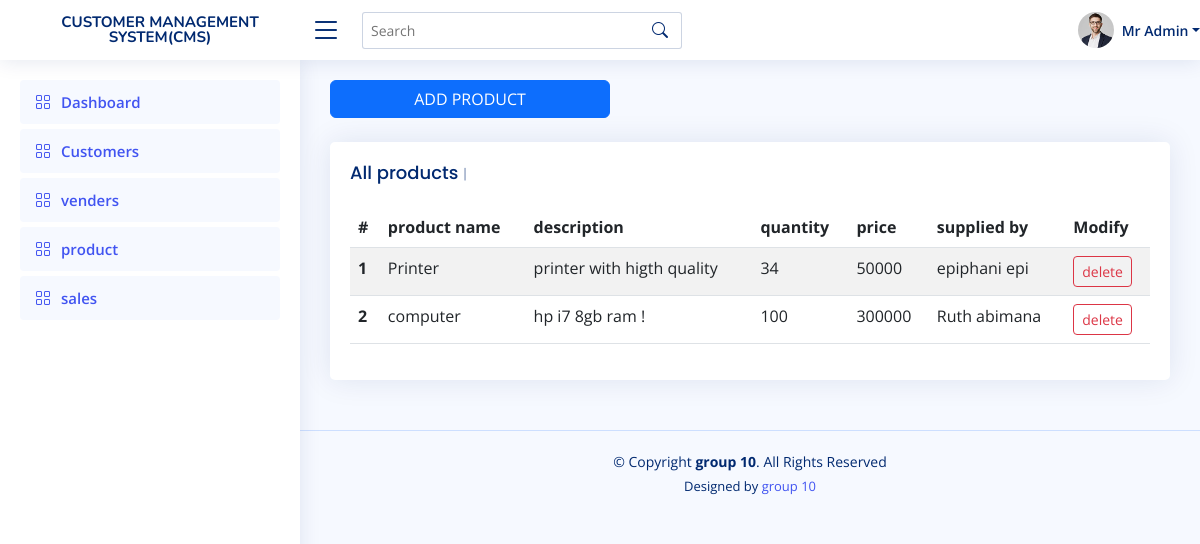
The page /product.php on the database its author committed.
### tables this page shows
CREATE TABLE `product` (
  `p_id` int(11) NOT NULL,
  `p_name` varchar(20) NOT NULL,
  `decription` varchar(100) NOT NULL,
  `quantity` varchar(20) NOT NULL,
  `price` varchar(20) NOT NULL,
  `vid` int(11) NOT NULL
);

CREATE TABLE `venders` (
  `v_id` int(11) NOT NULL,
  `v_fname` varchar(20) NOT NULL,
  `v_lname` varchar(20) NOT NULL,
  `v_phone` varchar(20) NOT NULL,
  `v_gender` varchar(10) NOT NULL,
  `addres` varchar(20) NOT NULL
);

### product.php (the view, shortened to what this page needs)
<!DOCTYPE html>
<html lang="en">
<head>
  <link href="assets/vendor/bootstrap/css/bootstrap.min.css" rel="stylesheet">
  <link href="assets/vendor/bootstrap-icons/bootstrap-icons.css" rel="stylesheet">
  <link href="assets/vendor/boxicons/css/boxicons.min.css" rel="stylesheet">
  <link href="assets/vendor/quill/quill.snow.css" rel="stylesheet">
  <link href="assets/vendor/quill/quill.bubble.css" rel="stylesheet">
  <link href="assets/vendor/remixicon/remixicon.css" rel="stylesheet">
  <link href="assets/vendor/simple-datatables/style.css" rel="stylesheet">
  <link href="assets/css/style.css" rel="stylesheet">
</head>
<body>
   <?php
        include './includes/header.php';
        include './includes/aside.php';
?>
  <main id="main" class="main">
    <section class="section">
      <div class="row">
        <div class="col-lg-12">
              <button type="button" class="btn btn-primary col-4" data-bs-toggle="modal" data-bs-target="#disabledAnimation">
                ADD PRODUCT
              </button>
              <br>
              <div class="col-12">
                <br>
                <div class="card recent-sales overflow-auto">
                  <div class="card-body">
                    <h5 class="card-title">All products <span>| </span></h5>
                  <table class="table table-striped">
                  <thead>
                    <tr>
                      <th scope="col">#</th>
                      <th scope="col">product name</th>
                      <th scope="col">description</th>
                      <th scope="col">quantity</th>
                      <th scope="col">price</th>
                      <th scope="col">supplied by</th>
                      <th scope="col"  style="text-align:LEFT">Modify</th>
                    </tr>
                  </thead>
                  <tbody>
                  <?php
                    include './connection.php';
                    $sql = "SELECT * FROM product,venders where product.vid=venders.v_id";
                    $result = $conn->query($sql);
                    if ($result->num_rows > 0) {
                     $i=0;
                      while($row = mysqli_fetch_array($result)) {
                       $i++;
                       ?>
                          <tr>
                              <th scope="row"><?php echo $i; ?></th>
                              <td><?php echo $row["1"];?></td>
                              <td><?php echo $row["2"];?></td>
                              <td><?php echo $row["3"];?></td>
                              <td><?php echo $row["4"];?></td>
                              <td><?php echo $row["v_fname"]. " ".$row["v_lname"];?></td>
                              <td> <a href="delete_product.php?id=<?php echo $row["0"]  ?>"><button type="button" class="btn btn-outline-danger btn-sm">delete</button> </a></td>
                    </tr>
                       <?php
                      }
                    } else {
                      echo "0 results";
                    }
                  ?>
                  </tbody>
                </table>
                  </div>
                </div>
              </div>
            </div>
          </div>
    </section>
  </main>
  <?php
        include './includes/footer.php';
?>
</body>
</html>

### assets/css/style.css (style rules this page uses)
:root { scroll-behavior: smooth; }
body { font-family: "Open Sans", sans-serif; background: #f6f9ff; color: #444444; }
a { color: #4154f1; text-decoration: none; }
h1, h2, h3, h4, h5, h6 { font-family: "Nunito", sans-serif; }
#main { margin-top: 60px; padding: 20px 30px; transition: all 0.3s; }
.card { margin-bottom: 30px; border: none; border-radius: 5px; box-shadow: 0px 0 30px rgba(1, 41, 112, 0.1); }
.card-title { padding: 20px 0 15px 0; font-size: 18px; font-weight: 500; color: #012970; font-family: "Poppins", sans-serif; }
.card-title span { color: #899bbd; font-size: 14px; font-weight: 400; }
.card-body { padding: 0 20px 20px 20px; }
@media (min-width: 1200px) { #main, #footer { margin-left: 300px; } }

### rows shown on the page
product: p_name "Printer", decription "printer with higth quality", quantity "34", price "50000", vid.v_fname "epiphani", vid.v_lname "epi"
product: p_name "computer", decription "hp i7 8gb ram !", quantity "100", price "300000", vid.v_fname "Ruth", vid.v_lname "abimana"
